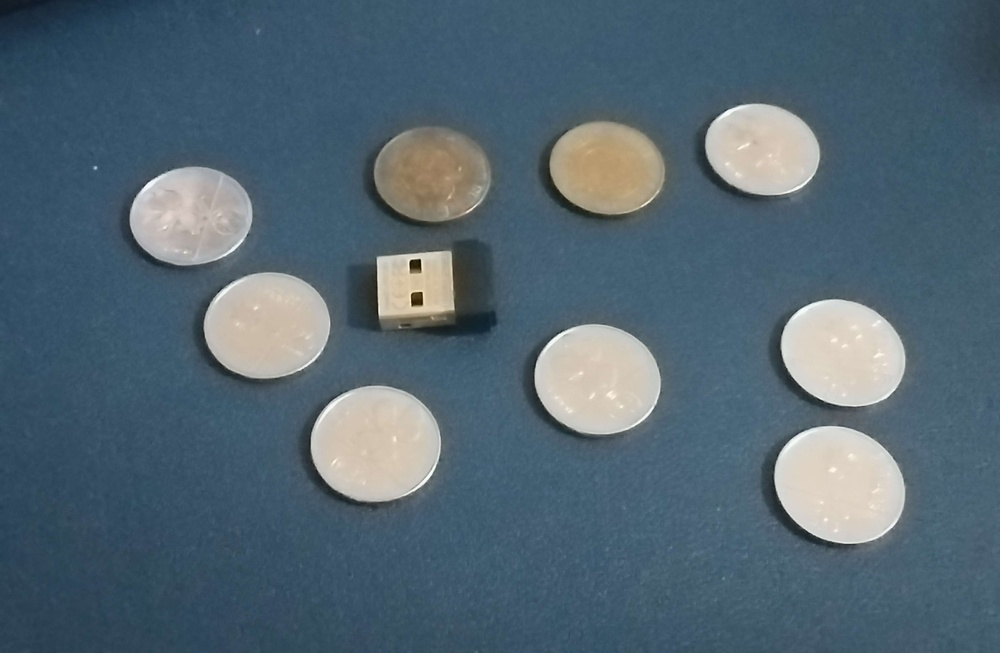
#> input picture images/coins3.jpg, 1000 x 653 px, shrunk from 4062 x 2654 before the run, found by its file name
$ python main.py
#> lines starting #> are read from the running program, lines starting #| are printed output that depends on the picture; after the words box and inside, x2 and y2 are one past the last pixel; in counts of white or black regions, pixels touching at a corner belong together
import numpy as np
from skimage import color, exposure
from skimage.restoration import denoise_tv_chambolle
from skimage.filters import sobel
from skimage.feature import canny
import matplotlib.pyplot as plt
import cv2 as cv

# Load an example image
read_img = cv.imread(cv.samples.findFile(r"files\coins3.jpg"))
#> read_img is the input picture: shape (653, 1000, 3); mean B, G, R 114.7, 102.2, 82.5
image = exposure.equalize_adapthist(read_img, clip_limit = 5)
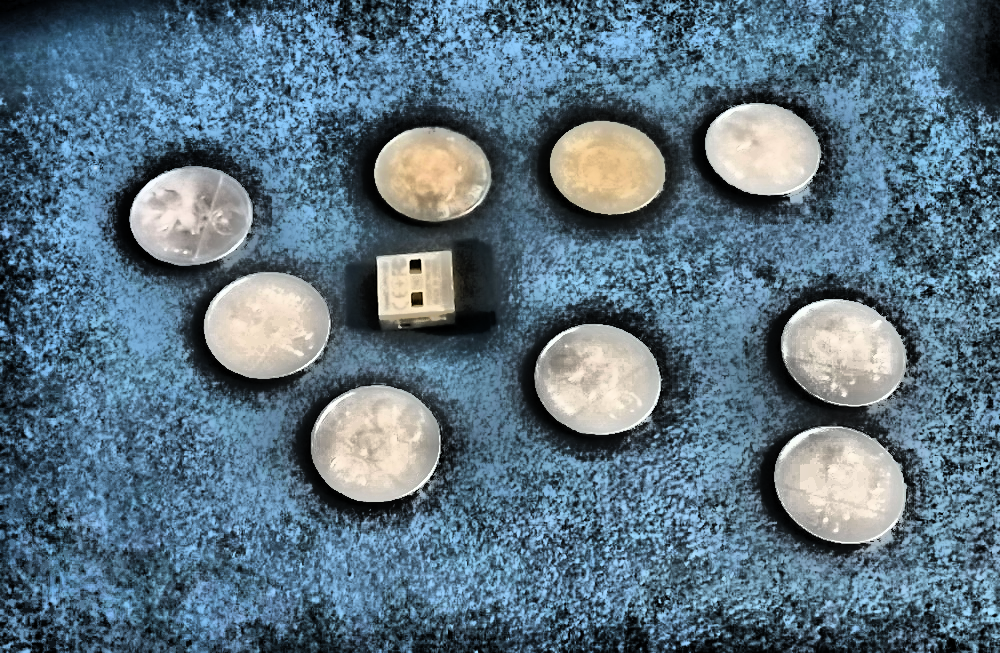
#> image: shape (653, 1000, 3) float64; mean B, G, R 0.512, 0.451, 0.359
# Convert the image to grayscale
image_gray = color.rgb2gray(image)

#other image processing
denoised_image = denoise_tv_chambolle(image_gray, weight = 5)
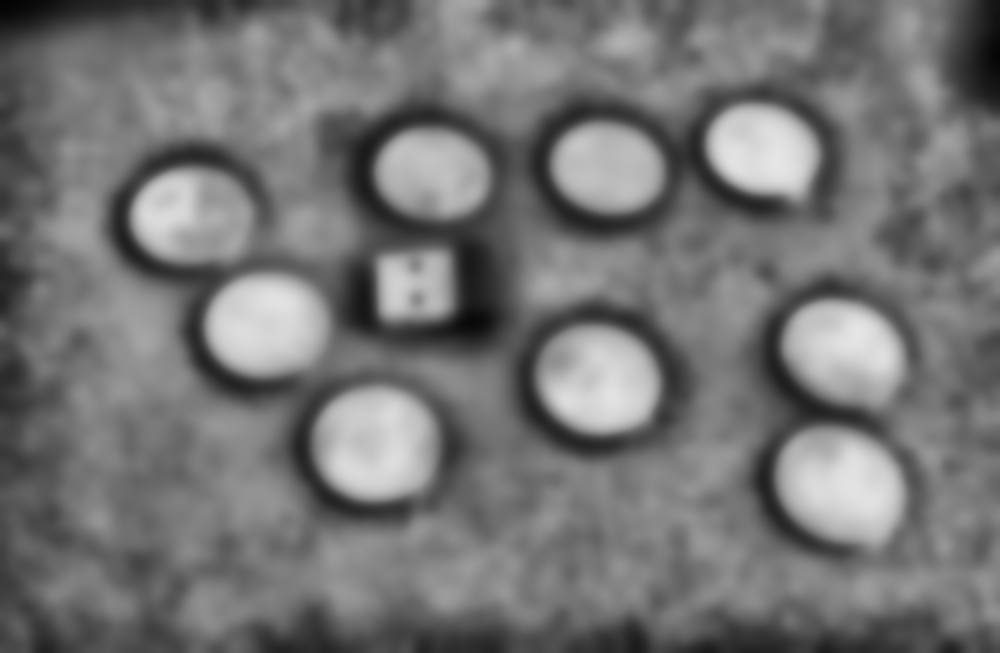
#> denoised_image: shape (653, 1000) float64; min 0.0147, max 0.901, mean 0.457
canny_image = canny(denoised_image, sigma = 4)
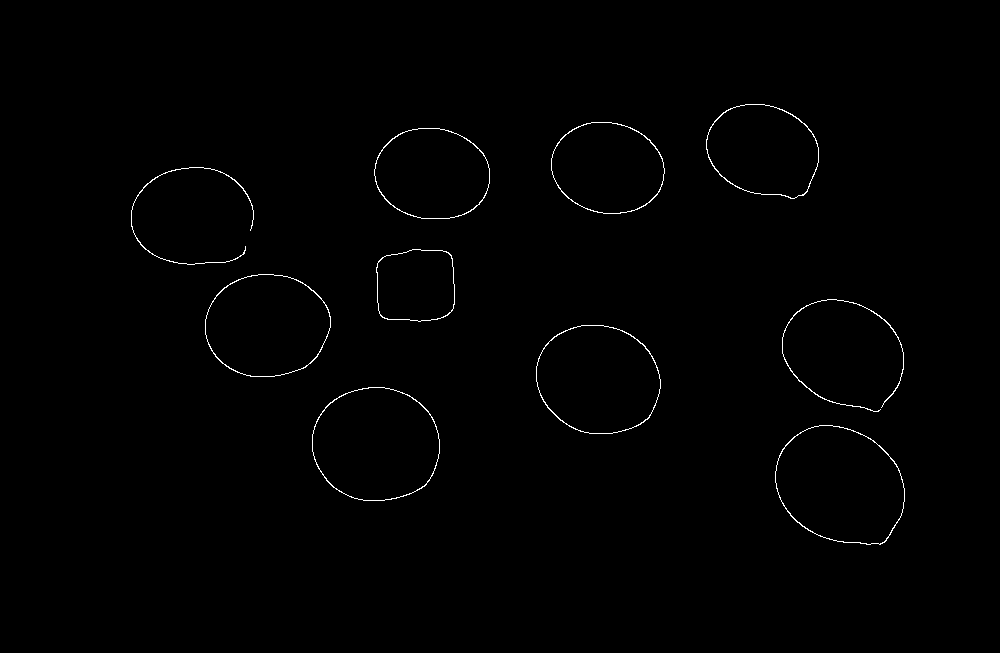
#> canny_image: shape (653, 1000) bool; 0.59% white in thin lines or dots, all inside (x1, y1, x2, y2) = (131, 104, 905, 545)
sobel_image = sobel(denoised_image)
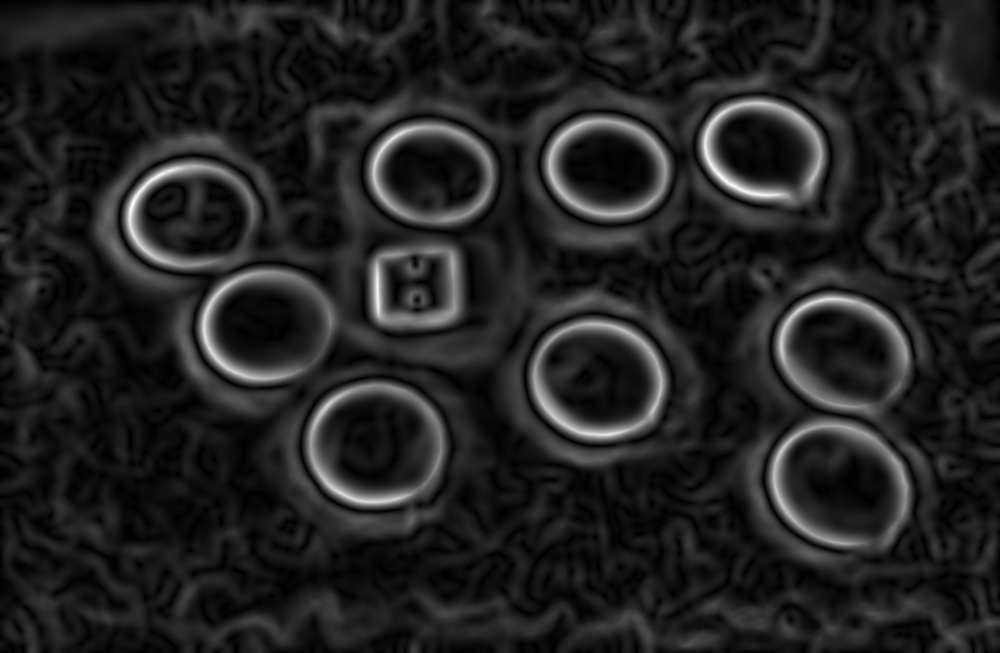
#> sobel_image: shape (653, 1000) float64; min 7.63e-06, max 0.0839, mean 0.0112; drawn with min black and max white
cv.imwrite(r'files\canny_image.jpg', (canny_image * 255).astype(np.uint8))

#count contours
img = cv.imread(r'files\canny_image.jpg')
#> img: shape (653, 1000, 3); min 0, max 255, mean 1.5
assert img is not None, "file could not be read, check with os.path.exists()"
imgray = cv.cvtColor(img, cv.COLOR_BGR2GRAY)
ret, thresh = cv.threshold(imgray, 127, 255, cv.THRESH_BINARY)
contours, hierarchy = cv.findContours(thresh, cv.RETR_EXTERNAL, cv.CHAIN_APPROX_SIMPLE)
#> contours = 10 contours; largest, box (x1, y1, x2, y2) and area: (775, 425, 905, 545) 11862, (312, 387, 440, 501) 11498, (536, 325, 661, 434) 10652, (205, 274, 331, 377) 10114, (374, 128, 490, 219) 8296
cv.drawContours(img, contours, -1, (0,255,0), 3)
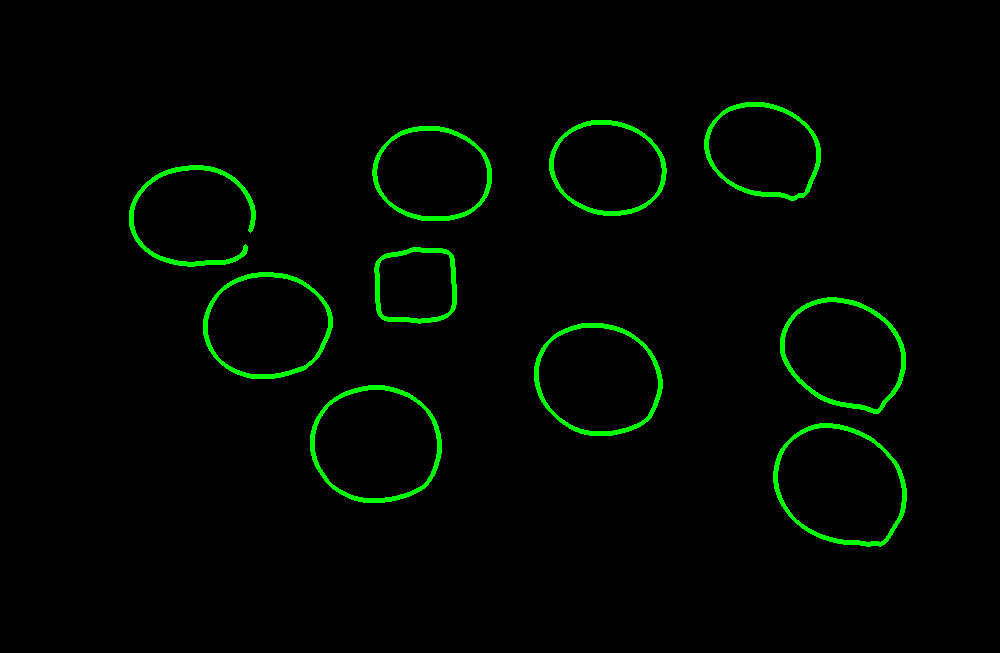
#> img: shape (653, 1000, 3); mean B, G, R 0, 6.2, 0

count = 0
# Iterate through contours
for contour in contours:
    # Approximate the contour to reduce the number of vertices
    #peri = cv.arcLength(contour, True)
    epsilon = 0.03 * cv.arcLength(contour, True)
    approx = cv.approxPolyDP(contour, epsilon, True)

    # Get the number of vertices
    num_vertices = len(approx)

    # Determine the shape based on the number of vertices
    shape = "Unknown"
    if num_vertices >= 8:
        shape = "Coin"
        count += 1
    else:
        shape = "Not a coin"
    # Draw the shape name on the image
    cv.putText(img, shape, (approx.ravel()[0], approx.ravel()[1]), cv.FONT_HERSHEY_SIMPLEX, 1.5, (255, 255, 0), 10)
#> this loop made 10 passes
#> (epsilon, approx, num_vertices, shape) on pass 6: (8.19, [[378, 261], [382, 317], [452, 310], [448, 252]], 4, 'Not a coin')
#> (epsilon, num_vertices, shape) on passes 1, 2, 3, 4, 5, 7: (12.43, 7, 'Not a coin'), (12.1, 8, 'Coin'), (11.65, 8, 'Coin'), (22.91, 10, 'Coin'), (11.37, 7, 'Not a coin'), (21.19, 9, 'Coin')
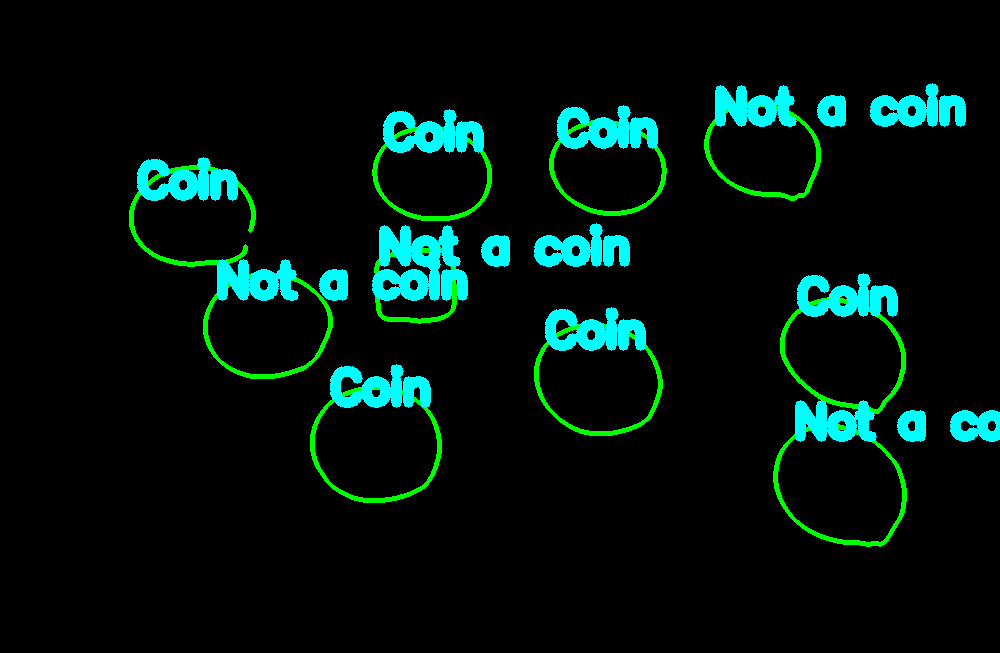
#> img: shape (653, 1000, 3); 5.61% of pixels changed, all inside (x1, y1, x2, y2) = (137, 83, 1000, 442)
#> after the loop, count = 6
coin_count = 'Coin count: ' + str(count)
#> coin_count = 'Coin count: 6'
cv.putText(img, coin_count, (500,500), 1, 6,(255,255,255),4,cv.LINE_AA)
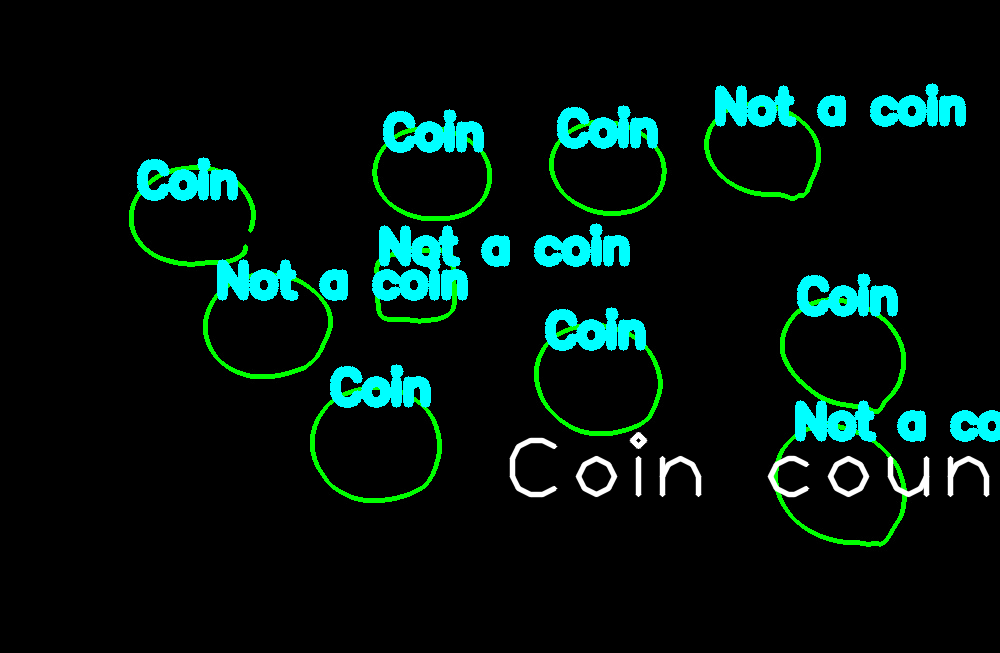
#> img: shape (653, 1000, 3); 0.86% of pixels changed, all inside (x1, y1, x2, y2) = (509, 432, 990, 498)
# plotting
cv.imwrite(r'files\Coin_Detection.jpg', (img).astype(np.uint8))
#plt.imshow(canny_image, cmap = 'gray')

fig, ((ax1, ax2), (ax3, ax4)) = plt.subplots(nrows=2, ncols=2, figsize=(12, 6), sharex=True, sharey=True)
ax1.imshow(read_img, cmap = 'Accent')
ax1.set_title('Original Image')
ax2.imshow(image_gray, cmap='gray')
ax2.set_title('Grayscale Image')
ax3.imshow(canny_image, cmap='gray')
ax3.set_title('Canny Edge Detection')
ax4.imshow(img)
ax4.set_title('Coin Detection')

#save figure
fig.savefig(r'files\preprocessing.jpg')
#> figure, not shown here; B, G, R data is drawn as R, G, B
plt.show()
